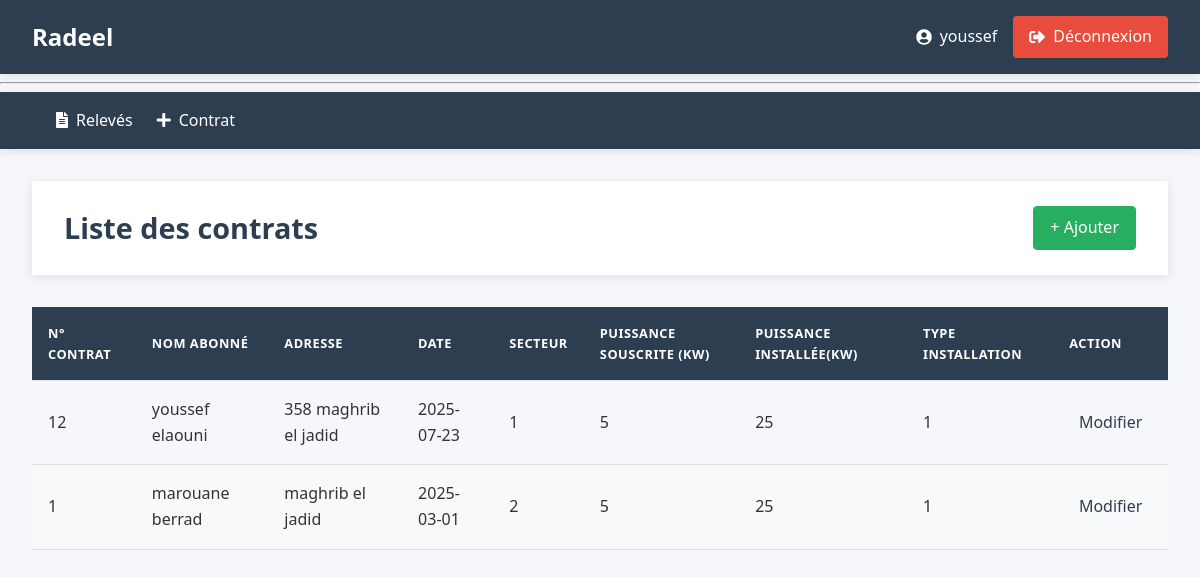
The app's page /contrat/ (signed in) with its own data.
### tables this page shows
CREATE TABLE user (
  id INTEGER PRIMARY KEY AUTOINCREMENT,
  username TEXT UNIQUE NOT NULL,
  password TEXT NOT NULL
);

CREATE TABLE contrats (
    Nr_contrat INTEGER PRIMARY KEY ,
    nom_abonne TEXT NOT NULL,
    Adresse TEXT NOT NULL,
    date_contrat DATE NOT NULL DEFAULT CURRENT_DATE,
    Secteur INTEGER NOT NULL,
    Puissance_souscrite INTEGER NOT NULL CHECK(Puissance_souscrite > 0),
    Puissance_installee INTEGER NOT NULL CHECK(Puissance_installee > 0),
    type_installation INTEGER NOT NULL CHECK(type_installation IN (1, 2, 12)),
    statut TEXT NOT NULL DEFAULT 'actif' CHECK(statut IN ('actif', 'resile', 'suspendu'))
);

### radeel/contrats.py (the view)
@bc.route('/')
def contrat_index():
    db = get_db()
    contrats = db.execute(
        'SELECT * FROM contrats ORDER BY date_contrat DESC'
    ).fetchall()
    return render_template('contrats/index.html', contrats= contrats )

### radeel/auth.py (called while the page is built)
@bp.before_app_request
def load_logged_in_user():
    user_id = session.get('user_id')
    if user_id is None:
        g.user = None
    else:
        g.user = get_db().execute(
            'SELECT * FROM user WHERE id = ?', (user_id,)
        ).fetchone()

def login_required(view):
    @functools.wraps(view)
    def wrapped_view(**kwargs):
        if g.user is None:
            return redirect(url_for('auth.login'))
        return view(**kwargs)
    return wrapped_view

### radeel/contrats.py (called while the page is built)
@bc.before_request
@login_required
def before_request():
    pass

### radeel/db.py (called while the page is built)
def get_db():
    if 'db' not in g:
        g.db = sqlite3.connect(
            current_app.config['DATABASE'],
            detect_types=sqlite3.PARSE_DECLTYPES
        )
        g.db.execute("PRAGMA foreign_keys = ON;")
        g.db.row_factory = sqlite3.Row
    return g.db

### radeel/templates/contrats/index.html (shortened to what this page needs)
{% extends "base.html" %}
{% block header %}
  <h1>Liste des contrats</h1>
  <a href="{{ url_for('contrat.contrat_ajouter') }}" class="btn btn-success">+ Ajouter</a>
{% endblock %}
{% block content %}
  <table class="table">
    <thead>
      <tr>
        <th>N° Contrat</th>
        <th>Nom Abonné</th>
        <th>Adresse</th>
        <th>Date</th>
        <th>Secteur</th>
        <th>Puissance Souscrite (kW)</th>
        <th>Puissance Installée(kW)</th>
        <th>Type Installation</th>
        <th>Action</th>
      </tr>
    </thead>
    <tbody>
      {% for contrat in contrats %}
        <tr>
          <td>{{ contrat.Nr_contrat }}</td>
          <td>{{ contrat.nom_abonne }}</td>
          <td>{{ contrat.Adresse }}</td>
          <td>{{ contrat.date_contrat }}</td>
          <td>{{ contrat.Secteur }}</td>
          <td>{{ contrat.Puissance_souscrite }}</td>
          <td>{{contrat.Puissance_installee}}</td>
          <td>{{ contrat.type_installation }}</td>
          <td><a class="action" href="{{ url_for('contrat.contrat_modifier', Nr_contrat=contrat['Nr_contrat']) }}">Modifier</a></td>
        </tr>
      {% endfor %}
    </tbody>
  </table>
{% endblock %}

### radeel/templates/base.html (shortened to what this page needs)
<!doctype html>
<html lang="fr">
<head>
    <link rel="stylesheet" href="{{ url_for('static', filename='style.css') }}">
    <link rel="stylesheet" href="https://cdnjs.cloudflare.com/ajax/libs/font-awesome/5.15.4/css/all.min.css">
</head>
<body>
    <nav class="navbar">
        <div class="navbar-container">
            <h1 class="logo">Radeel</h1>
            <ul class="nav-links">
                {% if g.user %}
                    <li class="user-info">
                        <span class="username"><i class="fas fa-user-circle"></i> {{ g.user['username'] }}</span>
                        <a href="{{ url_for('auth.logout') }}" class="logout-btn">
                            <i class="fas fa-sign-out-alt"></i> Déconnexion
                        </a>
                    </li>
                {% else %}
                    <li><a href="{{ url_for('auth.register') }}" class="nav-link"><i class="fas fa-sign-in-alt"></i> Register</a></li>
                    <li><a href="{{ url_for('auth.login') }}" class="nav-link"><i class="fas fa-sign-in-alt"></i> Connexion</a></li>
                {% endif %}
            </ul>
        </div>
    </nav>
    <hr>
    <nav class="navbar">
        <div class="navbar-container">
            <ul class="nav-links">
                <li><a href="{{ url_for('releve.index') }}" class="nav-link"><i class="fas fa-file-alt"></i> Relevés</a></li>
                <li><a href="{{ url_for('contrat.contrat_index') }}" class="nav-link"><i class="fas fa-plus"></i> Contrat</a></li>
            </ul>
        </div>
    </nav>
    <main class="main-content">
        <div class="container">
            <header class="page-header">
                {% block header %}{% endblock %}
            </header>
            {% block content %}{% endblock %}
        </div>
    </main>
</body>
</html>

### radeel/static/style.css (style rules this page uses)
:root { --primary-color: #2c3e50; --secondary-color: #3498db; --accent-color: #e74c3c; --light-color: #ecf0f1; --dark-color: #2c3e50; --success-color: #27ae60; --warning-color: #f39c12; --text-color: #333; --text-light: #95a5a6; --border-radius: 4px; --box-shadow: 0 2px 10px rgba(0, 0, 0, 0.1); --transition: all 0.3s ease; }
body { font-family: 'Segoe UI', Tahoma, Geneva, Verdana, sans-serif; line-height: 1.6; color: var(--text-color); background-color: #f5f7fa; padding: 0; margin: 0; }
header { background-color: white; padding: 1.5rem 2rem; margin-bottom: 2rem; box-shadow: var(--box-shadow); display: flex; justify-content: space-between; align-items: center; }
header h1 { margin: 0; color: var(--dark-color); font-size: 1.8rem; }
.btn { display: inline-block; padding: 0.5rem 1rem; border-radius: var(--border-radius); text-decoration: none; font-weight: 500; transition: all 0.3s ease; }
.btn-success { background-color: var(--success-color); color: white; border: 1px solid var(--success-color); }
table { width: 100%; border-collapse: collapse; margin-top: 1rem; }
th, td { padding: 1rem; text-align: left; border-bottom: 1px solid #e0e0e0; }
th { background-color: var(--primary-color); color: white; font-weight: 600; text-transform: uppercase; font-size: 0.8rem; letter-spacing: 0.5px; }
tr:nth-child(even) { background-color: #f8f9fa; }
.action { color: var(--primary-color); text-decoration: none; font-weight: 500; padding: 0.3rem 0.6rem; border-radius: var(--border-radius); transition: all 0.2s ease; }
body { font-family: 'Segoe UI', Tahoma, Geneva, Verdana, sans-serif; line-height: 1.6; color: var(--text-color); background-color: #f5f7fa; margin: 0; padding: 0; min-height: 100vh; }
.navbar { background-color: var(--primary-color); color: white; padding: 1rem 0; box-shadow: var(--box-shadow); }
.navbar-container { display: flex; justify-content: space-between; align-items: center; max-width: 1200px; margin: 0 auto; padding: 0 2rem; }
.logo { margin: 0; font-size: 1.5rem; font-weight: 700; color: white; }
.nav-links { display: flex; list-style: none; margin: 0; padding: 0; align-items: center; }
.nav-links li { margin-left: 1.5rem; }
.nav-link { color: white; text-decoration: none; font-weight: 500; transition: var(--transition); display: flex; align-items: center; gap: 0.5rem; }
.user-info { display: flex; align-items: center; gap: 1rem; }
.username { display: flex; align-items: center; gap: 0.5rem; }
.logout-btn { background-color: var(--accent-color); color: white; padding: 0.5rem 1rem; border-radius: var(--border-radius); text-decoration: none; transition: var(--transition); display: flex; align-items: center; gap: 0.5rem; }
.main-content { padding: 2rem 0; }
.container { max-width: 1200px; margin: 0 auto; padding: 0 2rem; }
.page-header { margin-bottom: 2rem; display: flex; justify-content: space-between; align-items: center; }

### records on screen
user: user.username "youssef"
contrats: Nr_contrat "12", nom_abonne "youssef elaouni", Adresse "358 maghrib el jadid", date_contrat "2025-07-23", Secteur "1", Puissance_souscrite "5", Puissance_installee "25", type_installation "1"
contrats: Nr_contrat "1", nom_abonne "marouane berrad", Adresse "maghrib el jadid", date_contrat "2025-03-01", Secteur "2", Puissance_souscrite "5", Puissance_installee "25", type_installation "1"
